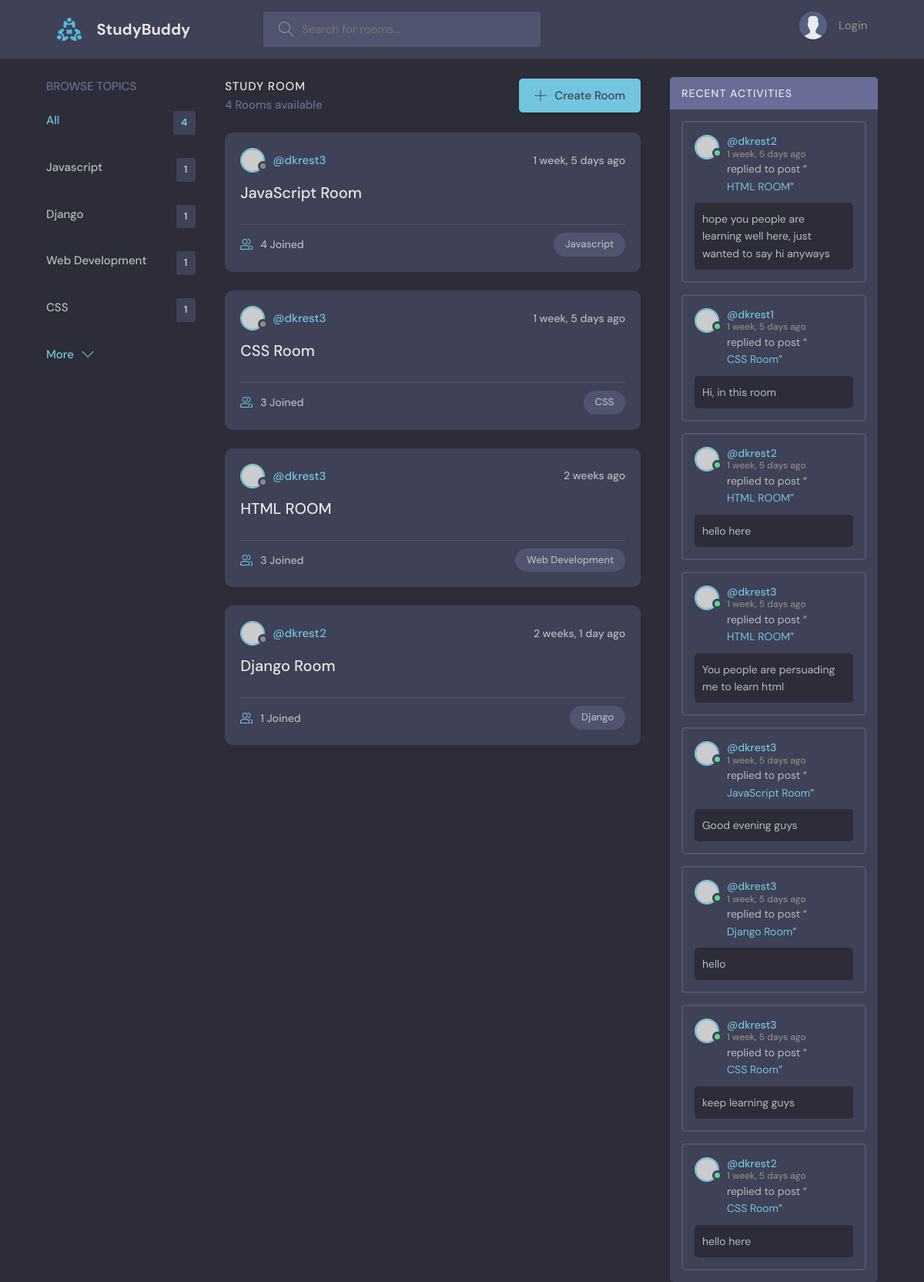
Before: / with the older database file.
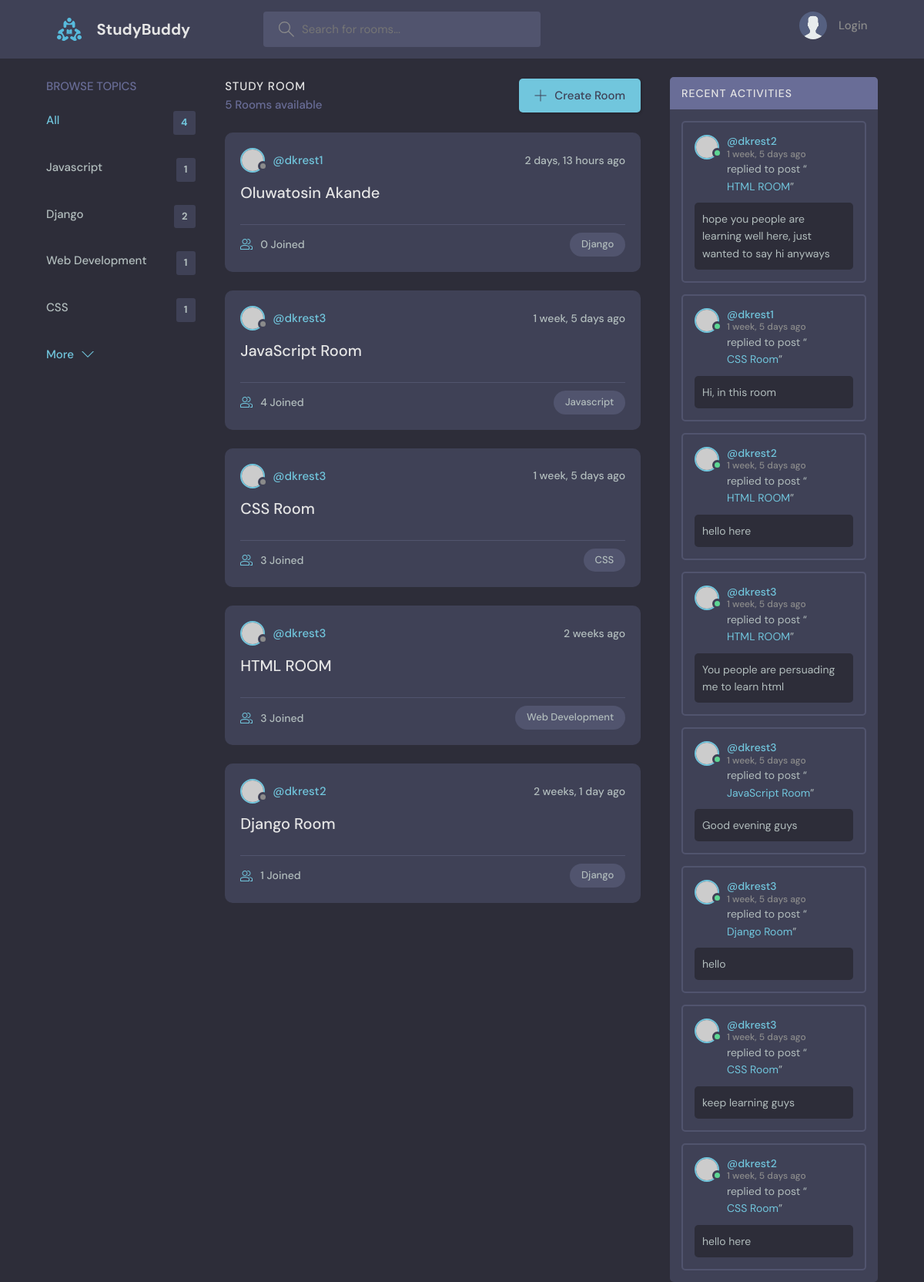
After: the same page with the newer database file.
### base/models.py (models this page shows, shortened)
class Topic(models.Model):
    name    = models.CharField(max_length=200)

class Room(models.Model):
    host        = models.ForeignKey(User, on_delete=models.SET_NULL, null=True)
    topic       = models.ForeignKey(Topic, on_delete=models.SET_NULL, null=True)
    name        = models.CharField(max_length=200)
    description = models.TextField(null=True, blank=True)
    participants = models.ManyToManyField(User, related_name="participants", blank=True)
    updated     = models.DateField(auto_now=True)
    created     = models.DateField(auto_now_add=True)
    class Meta:
        ordering = ["-updated", "-created"]
    def __str__(self):
        return str(self.name)

class Message(models.Model):
    user     = models.ForeignKey(User, on_delete=models.CASCADE)
    room     = models.ForeignKey(Room, on_delete=models.CASCADE)
    body     = models.TextField(blank=True)
    updated  = models.DateField(auto_now=True)
    created  = models.DateField(auto_now_add=True)
    class Meta:
        ordering = ["-updated", "-created"]

### base/views.py (the view)
# urls.py: path("", views.home, name="home" ),
def home(request):
    q = request.GET.get("q") if request.GET.get("q") != None else ""
    rooms = Room.objects.filter(
        Q(topic__name__icontains=q) |
        Q(name__icontains=q) |
        Q(description__icontains=q)
        )
    topics = Topic.objects.all()
    room_count = rooms.count()
    room_messages = Message.objects.filter(Q(room__topic__name__icontains=q))
    context = {
    "rooms": rooms,
    "topics": topics,
    "room_count": room_count,
    "room_messages": room_messages
    }
    return render(request, "base/home.html", context)

### base/templates/base/home.html (shortened to what this page needs)
{% extends "main.html" %} {% block content %}
<main class="layout layout--3">
  <div class="container">
    {% include "base/topics_component.html" %}
    <div class="roomList">
      <div class="roomList__header">
        <div>
          <h2>Study Room</h2>
          <p>{{room_count}} Rooms available</p>
        </div>
        <a class="btn btn--main" href="{% url "create-room" %}">
          <svg
            version="1.1"
            xmlns="http://www.w3.org/2000/svg"
            width="32"
            height="32"
            viewBox="0 0 32 32"
          >
            <title>add</title>
            <path
              d="M16.943 0.943h-1.885v14.115h-14.115v1.885h14.115v14.115h1.885v-14.115h14.115v-1.885h-14.115v-14.115z"
            ></path>
          </svg>
          Create Room
        </a>
      </div>
      {% include 'base/feed_component.html' %}
    </div>
    {% include "base/activity_component.html" %}
  </div>
</main>
{% endblock content %}

### base/templates/base/topics_component.html (shortened to what this page needs)
<div class="topics">
    <div class="topics__header">
      <h2>Browse Topics</h2>
    </div>
    <ul class="topics__list">
      <li>
        <a href="{% url "home" %}" class="active">All <span>{{topics.count}}</span></a>
      </li>
      {% for topic in topics  %}
      <li>
        <a href="{% url 'home' %}?q={{topic.name}}">{{topic.name}}<span>{{topic.room_set.all.count}}</span></a>
      </li>
      {% endfor %}
    </ul>
    <a class="btn btn--link" href="">
      More
      <svg
        version="1.1"
        xmlns="http://www.w3.org/2000/svg"
        width="32"
        height="32"
        viewBox="0 0 32 32"
      >
        <title>chevron-down</title>
        <path d="M16 21l-13-13h-3l16 16 16-16h-3l-13 13z"></path>
      </svg>
    </a>
  </div>

### base/templates/base/feed_component.html (shortened to what this page needs)
{% for room in rooms %}
 <div class="roomListRoom">
        <div class="roomListRoom__header">
          <a href="{% url "user-profile" room.host.id %}" class="roomListRoom__author">
            <div class="avatar avatar--small">
              <img src="https://randomuser.me/api/portraits/women/11.jpg" />
            </div>
            <span>@{{room.host.username}}</span>
          </a>
          <div class="roomListRoom__actions">
            <span>{{room.created|timesince}} ago</span>
          </div>
        </div>
        <div class="roomListRoom__content">
          <a href="{% url "room" room.id %}">{{room.name}}</a>
        </div>
        <div class="roomListRoom__meta">
          <a href="{% url "room" room.id %}" class="roomListRoom__joined">
            {{room.participants.all.count}} Joined
          </a>
          <p class="roomListRoom__topic">{{room.topic.name}}</p>
        </div>
      </div>
{% endfor %}

### base/templates/base/activity_component.html (shortened to what this page needs)
<div class="activities">
    <div class="activities__header">
      <h2>Recent Activities</h2>
    </div>
    {% for message in room_messages %}
    <div class="activities__box">
      <div class="activities__boxHeader roomListRoom__header">
        <a href="{% url "user-profile" user.id  %}" class="roomListRoom__author">
          <div class="avatar avatar--small active">
            <img src="https://randomuser.me/api/portraits/men/13.jpg" />
          </div>
          <p>
            @{{message.user}}
            <span>{{message.created|timesince}} ago</span>
          </p>
        </a>
      </div>
      <div class="activities__boxContent">
        <p>
          replied to post “<a href="{% url 'room' message.room.id %}">{{message.room}}</a
          >”
        </p>
        <div class="activities__boxRoomContent">
        {{message.body }}
        </div>
      </div>
    </div>
    {% endfor %}
  </div>

Changed rows visible on the page:
computed for Topic "Django": room_set.all.count "1" → "2"
added Room: host.username "dkrest1", created "2 days, 13 hours", name "Oluwatosin Akande", participants.all.count "0", topic.name "Django"
Other visible differences:
{{ room_count }}: "4" → "5"
